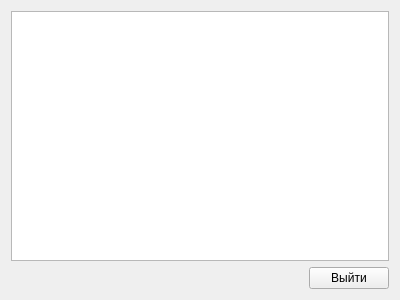
<?xml version="1.0" encoding="UTF-8"?>
<ui version="4.0">
 <class>WgtTestDelegate</class>
 <widget class="QWidget" name="WgtTestDelegate">
  <property name="geometry">
   <rect>
    <x>0</x>
    <y>0</y>
    <width>400</width>
    <height>300</height>
   </rect>
  </property>
  <property name="windowTitle">
   <string>Тест делегатов</string>
  </property>
  <layout class="QVBoxLayout" name="verticalLayout">
   <item>
    <layout class="QHBoxLayout" name="horizontalLayout_2"/>
   </item>
   <item>
    <widget class="QTableView" name="tableView"/>
   </item>
   <item>
    <layout class="QHBoxLayout" name="horizontalLayout">
     <item>
      <spacer name="horizontalSpacer">
       <property name="orientation">
        <enum>Qt::Horizontal</enum>
       </property>
       <property name="sizeHint" stdset="0">
        <size>
         <width>40</width>
         <height>20</height>
        </size>
       </property>
      </spacer>
     </item>
     <item>
      <widget class="QPushButton" name="pushButton_Exit">
       <property name="text">
        <string>Выйти</string>
       </property>
       <property name="icon">
        <iconset resource="res.qrc">
         <normaloff>:/img/Exit_32.png</normaloff>:/img/Exit_32.png</iconset>
       </property>
      </widget>
     </item>
    </layout>
   </item>
  </layout>
 </widget>
 <resources>
  <include location="res.qrc"/>
 </resources>
 <connections/>
</ui>
